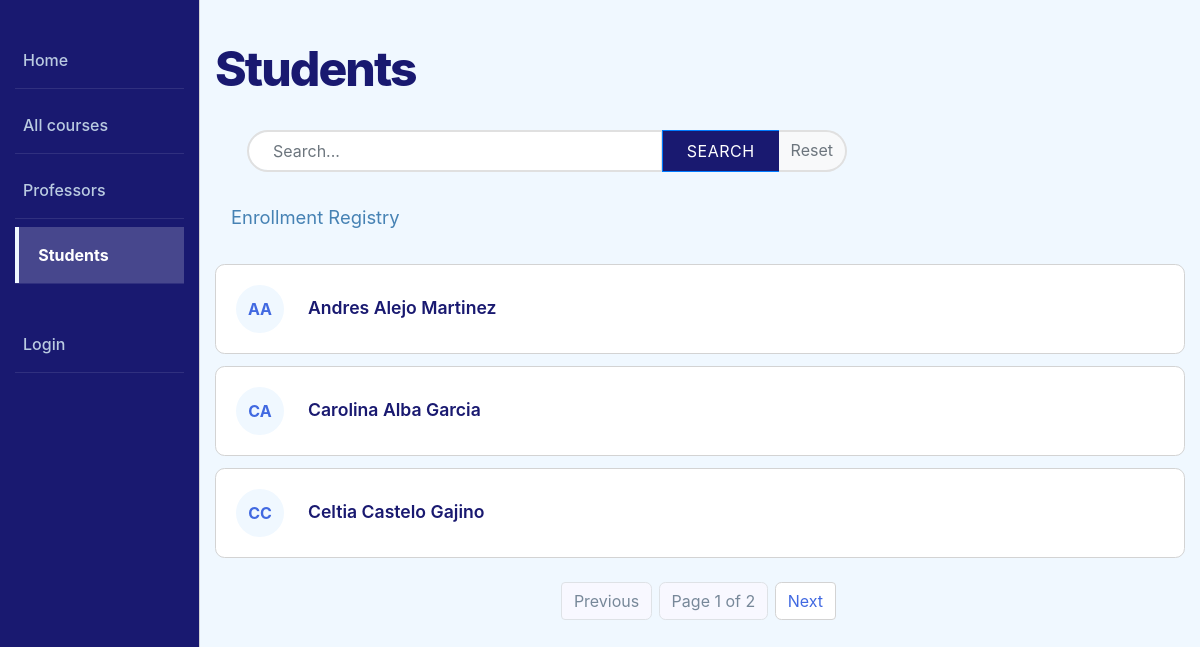
Before: /catalog/students/ with the older database file.
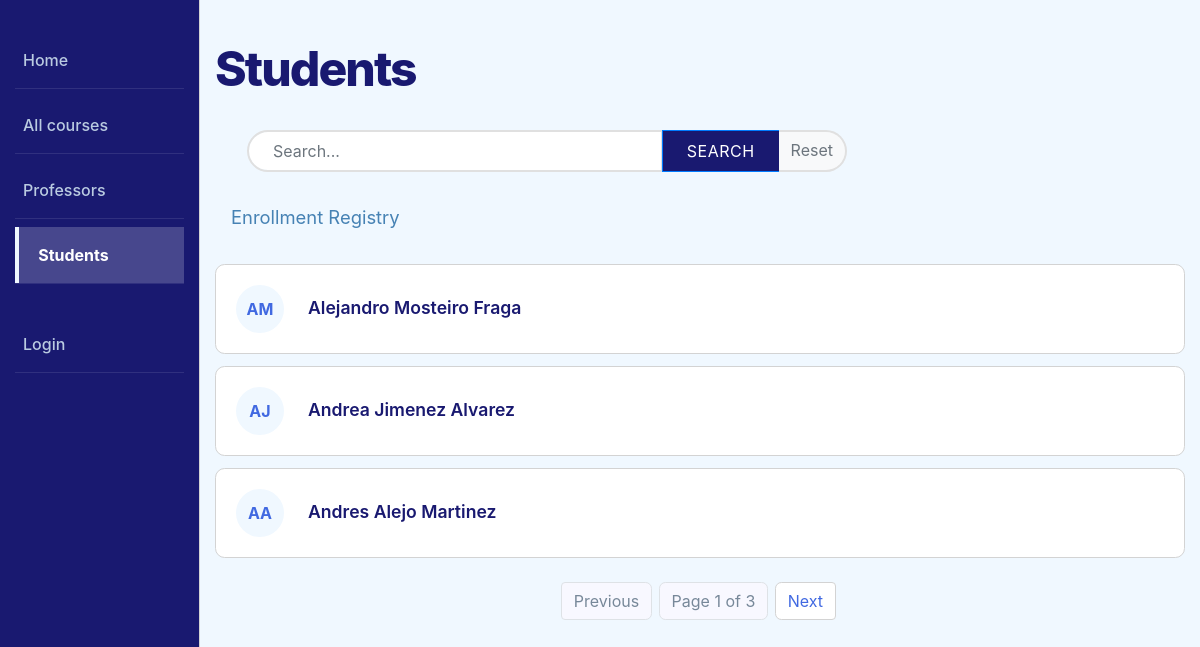
After: the same page with the newer database file.
### catalog/models.py (models this page shows, shortened)
class Student(models.Model):
  user = models.OneToOneField(User, on_delete=models.CASCADE, null=True, blank=True)
  first_name = models.CharField(verbose_name='First Name', max_length=200, help_text='Enter the student first name')
  last_name = models.CharField(verbose_name='Last Name', max_length=200, help_text='Enter the student last name')
  student_id = models.CharField(verbose_name='Student ID', max_length=50, unique=True, help_text='Enter the student ID')
  enrollment_year = models.IntegerField(verbose_name='Enrollment Year', blank=True, null=True, help_text='Enter the enrollment year')
  def get_absolute_url(self):
    return reverse('student-detail', args=[str(self.id)])

### catalog/views.py (the view)
# urls.py: path('students/', views.StudentListView.as_view(), name='students'),
class StudentListView(generic.ListView):
    model = Student
    paginate_by = 3
    ordering = ['first_name', 'last_name']
    def get_queryset(self):
        queryset = super().get_queryset()
        query = self.request.GET.get('search')
        if query:
            queryset = queryset.filter(
                Q(first_name__icontains=query) | Q(last_name__icontains=query)
            )
        return queryset

### catalog/templates/catalog/student_list.html
{% extends "base_generic.html" %}
{% load static %}
{% block extra_css %}
<link rel="stylesheet" href="{% static 'css/students.css' %}">
{% endblock %}
{% block content %}
<h1 class="main-title">Students</h1>
<div class="search-container">
  <form action="" method="get" class="input-group">
    <input type="text" name="search" class="form-control"
           placeholder="Search..." value="{{ request.GET.search }}">
    <div class="input-group-append">
      <button class="btn btn-primary" type="submit">Search</button>
      <a href="{{ request.path }}" class="btn btn-outline-secondary">Reset</a>
    </div>
  </form>
</div>
<p class="subtitle">Enrollment Registry</p>
{% if student_list %}
<ul class="student-list">
  {% for student in student_list %}
  <li class="student-item">
    <div class="student-initials">
      {{ student.first_name|slice:":1" }}{{ student.last_name|slice:":1" }}
    </div>
    <a href="{{ student.get_absolute_url }}" class="student-link">
      {{ student.first_name }} {{ student.last_name }}
    </a>
  </li>
  {% endfor %}
</ul>
{% else %}
  <p>No students available.</p>
{% endif %}
{% endblock %}

Changed rows visible on the page:
no longer on this page (row unchanged): Student: first_name "C", last_name "A", first_name "Carolina", last_name "Alba Garcia"
no longer on this page (row unchanged): Student: first_name "C", last_name "C", first_name "Celtia", last_name "Castelo Gajino"
added Student: first_name "A", last_name "M", first_name "Alejandro", last_name "Mosteiro Fraga"
added Student: first_name "A", last_name "J", first_name "Andrea", last_name "Jimenez Alvarez"
Other visible differences:
{{ page_obj.paginator.num_pages }}: "2" → "3"
